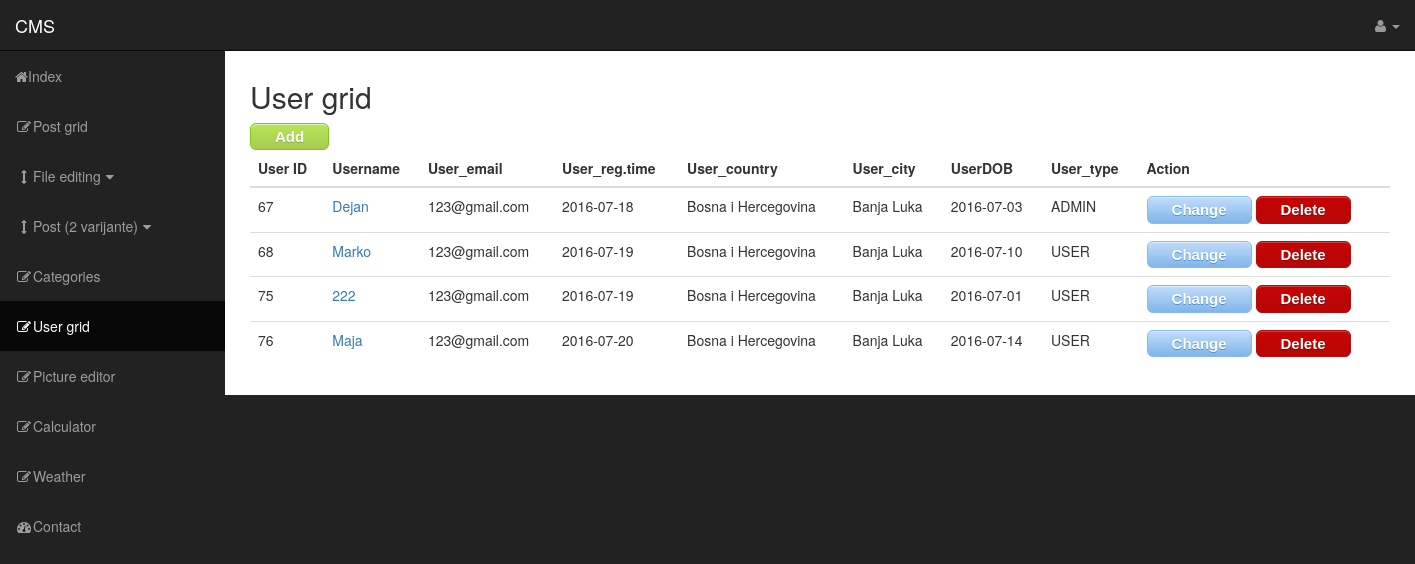
Page /usergrid.php (signed in) on the earlier database version.
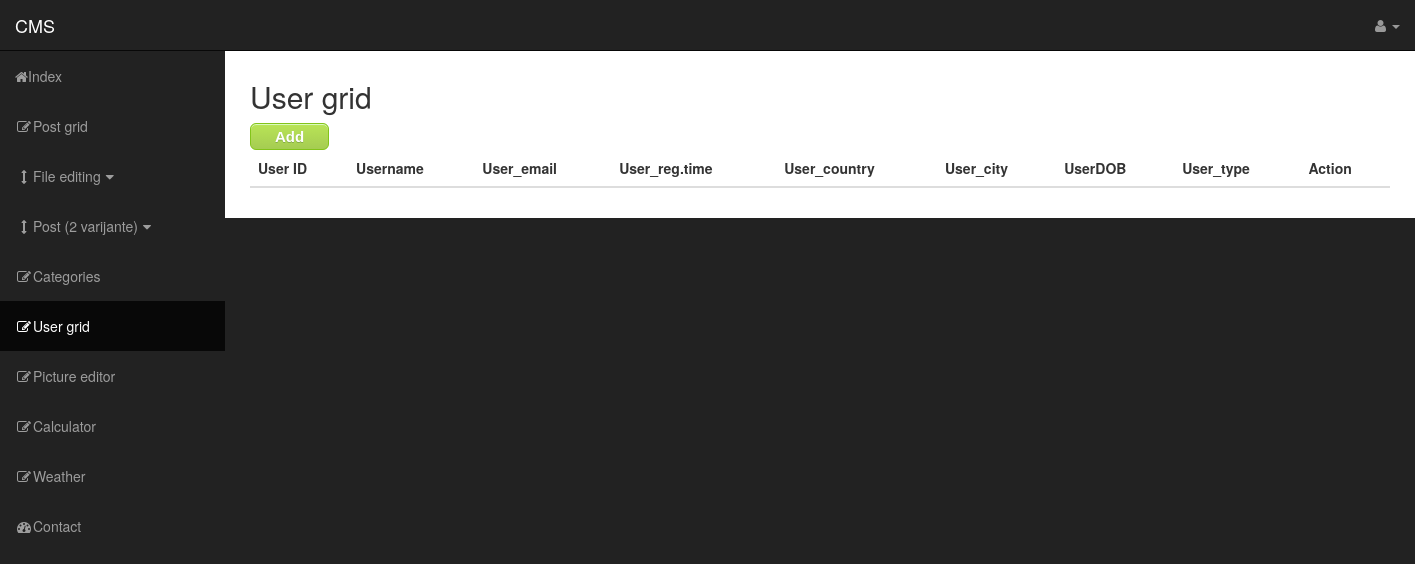
Same page on the later database version.
### tables this page shows
CREATE TABLE IF NOT EXISTS `users` (
  `user_id` int(50) NOT NULL AUTO_INCREMENT,
  `user_name` varchar(50) NOT NULL,
  `user_password` varchar(255) NOT NULL,
  `user_email` varchar(255) NOT NULL,
  `user_registration_time` date NOT NULL,
  `user_country` varchar(255) NOT NULL,
  `user_city` varchar(255) NOT NULL,
  `user_date_of_birth` date NOT NULL,
  `user_type` enum('ADMIN','USER') NOT NULL,
  PRIMARY KEY (`user_id`)
);

### usergrid.php (the view, shortened to what this page needs)
<?php
require_once('includes/config.php');
require_once('includes/header.php');
require_once('includes/nav.php');
?>
<div class="container">
  <h2>User grid</h2>
  <a href="useredit.php" class="myButtonAdd"> Add </a>
  <table class="table">
    <thead>
      <tr>
        <th>User ID</th>
        <th>Username</th>
        <th>User_email</th>
        <th>User_reg.time</th>
        <th>User_country</th>
        <th>User_city</th>
        <th>UserDOB</th>
        <th>User_type</th>
        <th>Action</th>
      </tr>
    </thead>
    <tbody>
	<?php
	  $stmt = $dbObject->query('SELECT * FROM users');
	  while($row = $stmt->fetch(PDO::FETCH_ASSOC)) : ?>
      <tr>
        <td><?php echo $row['user_id']?></td>
        <td><a href="profileview.php?id=<?=$row['user_id']?>"><?php echo $row['user_name']?></a></td>
        <td><?php echo $row['user_email']?></td>
        <td><?php echo $row['user_registration_time']?></td>
        <td><?php echo $row['user_country']?></td>
        <td><?php echo $row['user_city']?></td>
        <td><?php echo $row['user_date_of_birth']?></td>
        <td><?php echo $row['user_type']?></td>
        <td><a href="useredit.php?id=<?php echo $row['user_id']; ?>" class="myButtonChange">Change</a> <a <a href="usergrid.php?action=delete&id=<?php echo $row['user_id']; ?>" class="myButtonDelete">Delete</a></td>
      </tr>
	   <?php endwhile;?>
    </tbody>
  </table>
</div>
<?php
require_once('includes/footer.php');
?>

Differences in the rows shown:
removed users: user_id "67", user_name "Dejan", user_email "123@gmail.com", user_registration_time "2016-07-18", user_country "Bosna i Hercegovina", user_city "Banja Luka", user_date_of_birth "2016-07-03", user_type "ADMIN"
removed users: user_id "68", user_name "Marko", user_email "123@gmail.com", user_registration_time "2016-07-19", user_country "Bosna i Hercegovina", user_city "Banja Luka", user_date_of_birth "2016-07-10", user_type "USER"
removed users: user_id "75", user_name "222", user_email "123@gmail.com", user_registration_time "2016-07-19", user_country "Bosna i Hercegovina", user_city "Banja Luka", user_date_of_birth "2016-07-01", user_type "USER"
removed users: user_id "76", user_name "Maja", user_email "123@gmail.com", user_registration_time "2016-07-20", user_country "Bosna i Hercegovina", user_city "Banja Luka", user_date_of_birth "2016-07-14", user_type "USER"
